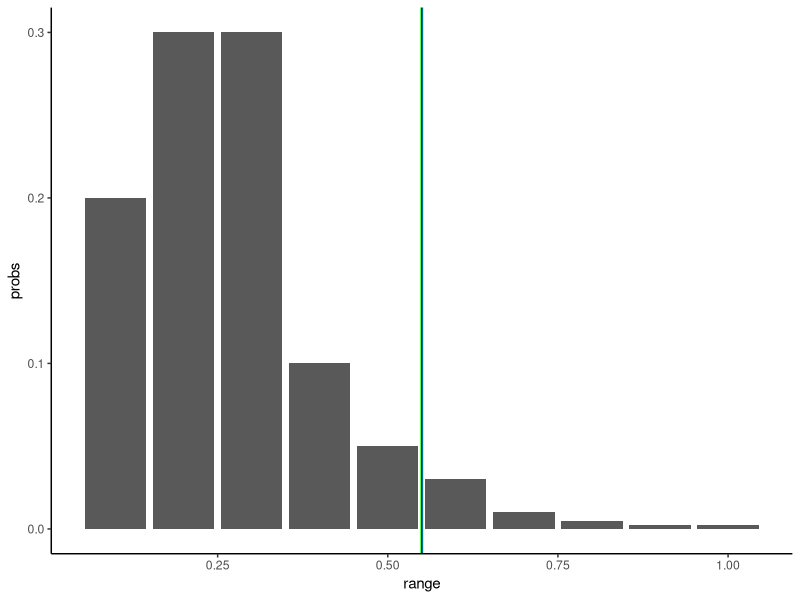
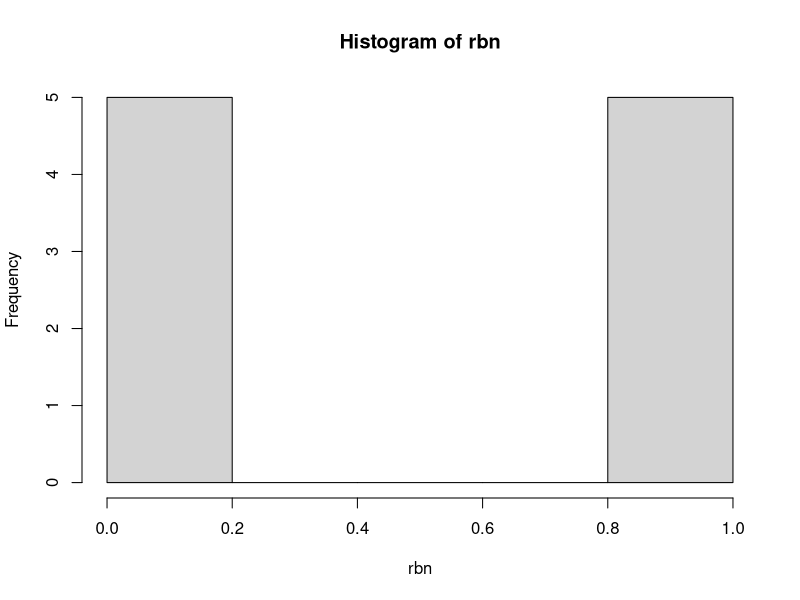
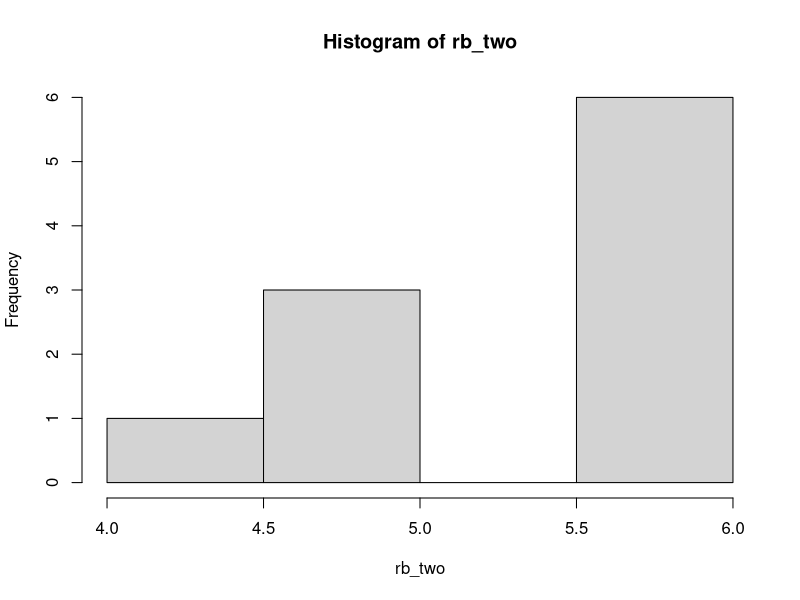
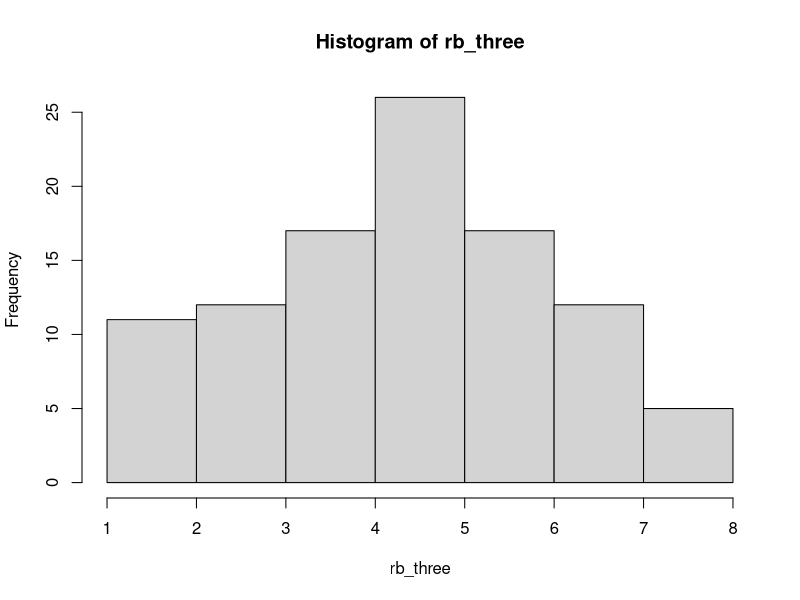
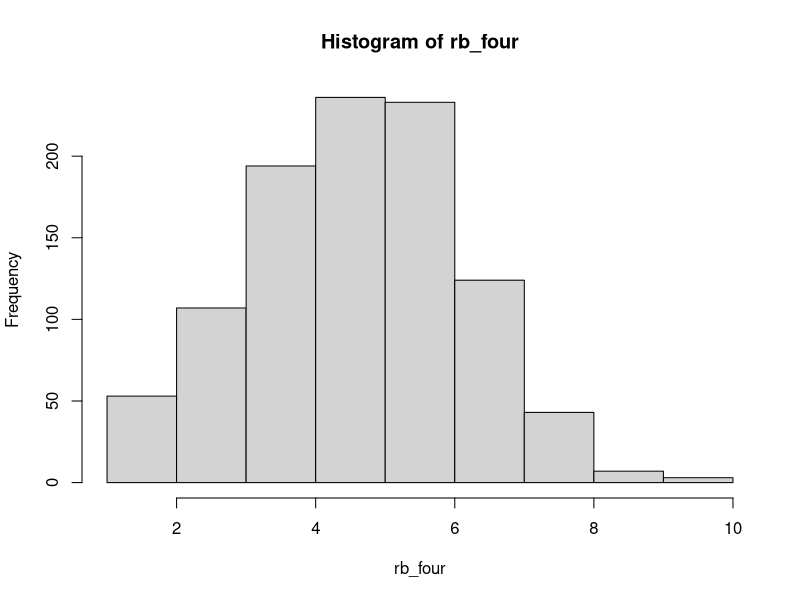
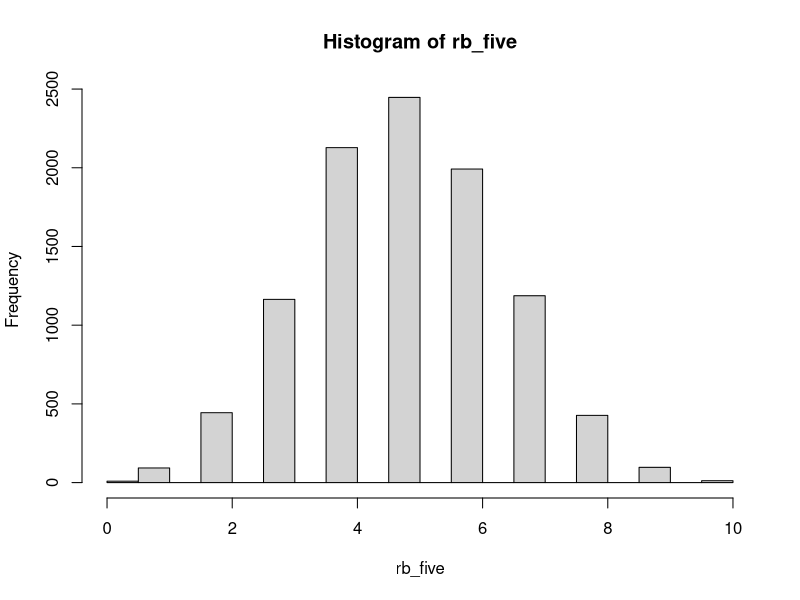
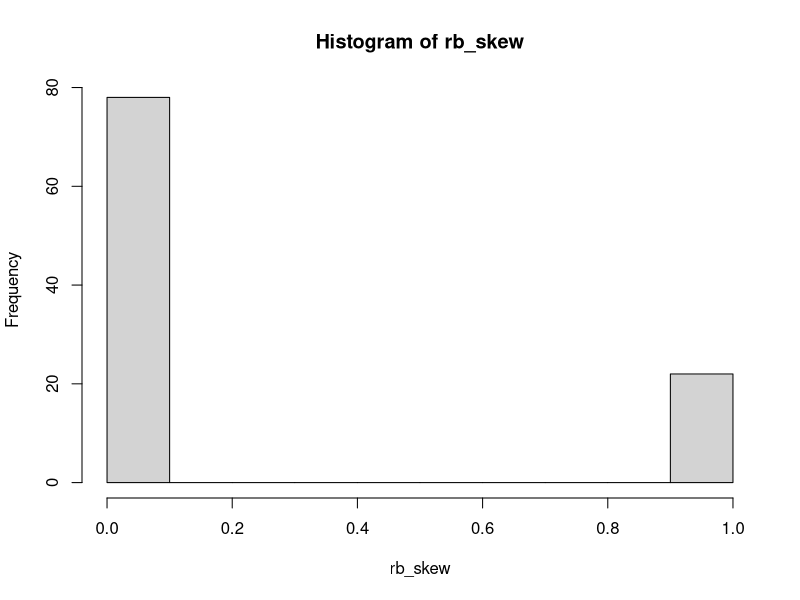
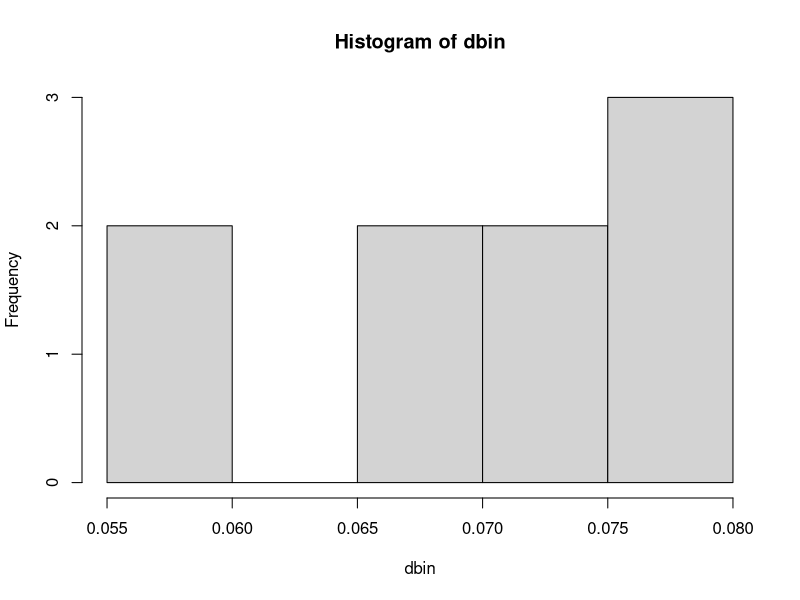

Reproduce these figures in R, in order.

library(tidyverse)
library(scales)

## create your own distribution ####

dist_one <- data.frame(range=c(0.1,0.2,0.3,0.4,0.5,0.6,0.7,0.8,0.9,1),
                       probs=c(0.2,0.3,0.3,0.1,0.05,0.03,0.01,0.005,0.0025,0.0025))

## cumulate probs
dist_one <- dist_one %>% mutate(cumprob=cumsum(probs),
                                exp=range*probs)
summary(dist_one)
sum(dist_one$range)
sum(dist_one$range)/nrow(dist_one)
sum(dist_one$probs)
sum(dist_one$exp)

## issues with the data because it is a 'synthetic' distribution, with probabilities
## specified, rather than complide
ggplot(dist_one, aes(x=range, y=probs))+geom_col()+
  geom_vline(xintercept=mean(dist_one$range), color='green', size=1)+
  geom_vline(xintercept=median(dist_one$range), color='blue')+
  theme_classic()

## generate random numbers based on these probabilities
rand_one <- runif(n=1000, min=0, max=1)

## when i pick a number from 0 to 1, it has the probabilities of being in one of 
## the buckets according to the probability assigned
## like spinning the roulette wheel that is weighted
## for any given spin, the number will show up according to distribution
## for 100 spins
## what is the chance that a random number between 0 and 1 will be in the range?
## 20% chance it will be less than 0.1

## binomial / bernouli ####
## size = number of trials (number of flips of coin, etc)
## n = number of observations (number of times the trials are performed)
## prob = probability of 'success' on each trial
##  - values can be 0 or 1
##  - 'success' = 1
## 1 coin flip, 1 time, number of heads
rb <- rbinom(n=1, size=1, prob=0.5)
## 1 coin flip, 10 times
rbn <- rbinom(n=10, size=1, prob=0.5)
hist(rbn)
## 10 coin flips, 1 time, number of heads
rb_one <- rbinom(n=1, size=10, prob=0.5) 
## 10 coin flips, 10 times, number of heads each time
rb_two <- rbinom(n=10, size=10, prob=0.5)
hist(rb_two) ## skewed due to randomness in small number of observations
## 10 coin flips, 100 times...
rb_three <- rbinom(n=100, size=10, prob=0.5)
hist(rb_three) ## starting to look more normal, with mean around 5
## 1000 times...
rb_four <- rbinom(n=1000, size=10, prob=0.5)
hist(rb_four) ## getting closer!
## 10,000 times flipping a coin 10 times
## most frequent outcome converges on 5 heads ('successes') - and 5 tails
## different outcomes are distributed pretty evenly outward from there
## with very few of either:
## - 0: all tails
## - 10: all heads
rb_five <- rbinom(n=10000, size=10, prob=0.5)
hist(rb_five) ## irresistable -> although note discrete

## with different odds than coin flip
rb_skew <- rbinom(n=100, size=1, prob=0.2)
hist(rb_skew)
sum(rb_skew) ## number of successes

## possible to combine a bunch of these?

## from ?rbinom help
## compute probability of x being < 45 and < 55 for x binomial(100, 0.5)
sum(dbinom(x=46:54, size=100, 0.5))
### my exploration
dbin <- dbinom(x=46:54, size=100, 0.5)
hist(dbin)
sum(dbin)

## Using "log = TRUE" for an extended range :
n <- 2000
k <- seq(0, n, by = 20)
plot (k, dbinom(k, n, pi/10, log = TRUE), type = "l", ylab = "log density",
      main = "dbinom(*, log=TRUE) is better than  log(dbinom(*))")
lines(k, log(dbinom(k, n, pi/10)), col = "red", lwd = 2)
## END of help

## exponential function (decline) ####
exp <- rexp(n=1000, rate=1)
hist(exp)

geo <- rgeom(n=1000, prob=0.5)
hist(geo)

lno <- rlnorm(n=1000, meanlog=0, sdlog=1)
hist(lno)

## none of which answers my question around compiling my own distribution
## combining bernoulli trials with different probabilities (?)

## quantiles: p = vector of probabilities, size=trials, 
## prob=probability of success on each trial
qbinom(p=c(0.5,0.3,0.2,0.1,0.5), size=100, prob=0.5)

## back to start ####
dist_one
## 20% of the time, we want to generate a number 0-1
## 30% of the time, we want to generate a number 1-2
## 305 of the time, generate 2-3...

## 20% of time, number is 0-0.1
## even chance of number being anywhere between 0 and 1
runif(n=1, min=0, max=1)
rbinom(n=1, size=1, prob=0.2)*0.1

test <- (dist_one[1,1]*dist_one[1,2])+(dist_one[2,1]*dist_one[2,2])+
  (dist_one[3,1]*dist_one[3,2])+(dist_one[4,1]*dist_one[4,2])

## simpler approach
dtwo <- data.frame(range=c(0.3,0.6,1),
                   prob=c(0.5,0.3,0.2))
dtwo
ggplot(dtwo, aes(x=range, y=prob))+geom_col()

## 50% of the time number is between 0 and 0.3
## 30% of time between 0.3 and 0.6
## 20% of time between 0.6 and 1
(0.3*0.5)+(0.6*0.3)+(1*0.2)

## generate a number between 0 and 1
runif(n=1, min=0, max=1)
rbinom(n=1, size=10, prob=0.5)
dunif(x=100, min=0, max=1)
punif(q=0.2, min=0, max=1, lower.tail = FALSE)

## I have 10 sided dice
## 5 sides have 3
## 3 sides have 6
## 1 side has 2
## roll the dice once
dice_all <- NULL
for(d in 1:100){
d <- runif(n=1, min=0, max=1)
if(d<=0.5){
  dice=3
} else if(d<=0.8){
  dice=6
} else {dice=10}
dice_all <- c(dice_all,dice)
print(dice)
}
#print(dice_all)
hist(dice_all)

dist_one
dist_one_all <- NULL
for(d in 1:1000){
  d <- runif(n=1, min=0, max=1)
  if(d<=0.2){
    dice=0.1
  } else if(d<=0.5){
    dice=0.2
  } else if(d<=0.8){
    dice=0.3
  } else if(d<=0.9){
    dice=0.4
  } else if(d<=0.95){
    dice=0.5
  } else if(d<=0.98){
    dice=0.6
  } else if(d<=0.99){
    dice=0.7
  } else if(d<=0.995){
    dice=0.8
  } else if(d<=0.9975){
    dice=0.9
  } else {dice=1}
  dist_one_all <- c(dist_one_all, dice)
}
hist(dist_one_all)

dist_one_all <- NULL
for(d in 1:1000){
  d <- runif(n=1, min=0, max=1)
  if(d<=dist_one$cumprob[1]){
    dice=dist_one$range[1]
  } else if(d<=dist_one$cumprob[2]){
    dice=dist_one$range[2]
  } else if(d<=dist_one$cumprob[3]){
    dice=dist_one$range[3]
  } else if(d<=dist_one$cumprob[4]){
    dice=dist_one$range[4]
  } else if(d<=dist_one$cumprob[5]){
    dice=dist_one$range[5]
  } else if(d<=dist_one$cumprob[6]){
    dice=dist_one$range[6]
  } else if(d<=dist_one$cumprob[7]){
    dice=dist_one$range[7]
  } else if(d<=dist_one$cumprob[8]){
    dice=dist_one$range[8]
  } else if(d<=dist_one$cumprob[9]){
    dice=dist_one$range[9]
  } else {dice=1}
  dist_one_all <- c(dist_one_all, dice)
}
hist(dist_one_all)
dist_one_all_df <- data.frame(dist_one_all)
ggplot(dist_one_all_df, aes(x=dist_one_all))+geom_histogram()

## diversion -> density functions ####
## random normal distribution
normt <- rnorm(n=1000, mean=0, sd=1)
## histogram
hist(normt)
## density function for normt distribution -> gives % probability of any point
normd <- dnorm(x=normt, mean=0, sd=1)
## combine normt with density function values in data frame
normnorm <- data.frame(value=normt,
                       prob=normd)
summary(normnorm)
sum(normnorm$prob)
## plot to see density function: normal curve with probabilities on y-axis
plot(normnorm$prob~normnorm$value)
## histogram for values -> normal shape, as expected
hist(normnorm$value)
## histogram for probs -> rises toward ~0.4
hist(normnorm$prob)
## cumulative probability -> arrange values and add up probs
normnorm <- normnorm %>% arrange(value) %>% mutate(
  cumprob=cumsum(prob)
)
## cumulative distribution curve -> as expected, but why numbers so high?
## it is count -> more values, the higher it goes
plot(normnorm$cumprob~normnorm$value)
sum(normnorm$prob)

## to get cumulative probabilities ####

## probability of value below q, where q = std dev
pnorm(q=0, mean=0, sd=1)
pnorm(q=-1, mean=0, sd=1)
pnorm(q=1, mean=0, sd=1)
## probability of value above q
pnorm(q=-1, mean=0, sd=1, lower.tail = FALSE)
pnorm(q=1, mean=0, sd=1, lower.tail=FALSE)
## probability of value between two sds
## 3 examples showing 68% within 1 sd of mean
pnorm(q=1, mean=0, sd=1)-pnorm(q=-1, mean=0, sd=1)
pnorm(q=-1, mean=0, sd=1, lower.tail=FALSE)-pnorm(q=1, mean=0, sd=1, lower.tail = FALSE)
1-pnorm(q=-1, mean=0, sd=1)-pnorm(q=1, mean=0, sd=1, lower.tail=FALSE)
## 95% within 2 sd of mean
pnorm(q=2, mean=0, sd=1)-pnorm(q=-2, mean=0, sd=1)

## gives std dev for a probability
qnorm(p=0.1586553, mean=0, sd=1)
qnorm(p=0.5, mean=0, sd=1)
qnorm(p=0.95, mean=0, sd=1)
qnorm(p=.975, mean=0, sd=1)
qnorm(p=0.68, mean=0, sd=1)

## DICE ####
## for throws of a single die
## - use sample 
## - x = vector of numbers to choose from
## - size = number of items to select (similar to how 'n' is used elsewhere)
## - replace = TRUE because you can roll the same number more than once
die_one <- sample(x=1:6, size=1000, replace=TRUE)
hist(die_one)
die_two <- sample(x=1:6, size=1000, replace=TRUE)
hist(die_two)

dice_roll <- data.frame(die_one,
                        die_two)
dice_roll <- dice_roll %>% mutate(
  combo=die_one+die_two
)

## histogram, with breaks set for x axis
ggplot(dice_roll, aes(x=combo))+
  geom_histogram()+
  scale_x_continuous(breaks = 2:12, expand=c(0,0))+
  scale_y_continuous(expand=c(0,0))+
  theme_classic()

## convert to density plot, although:
## a) density % are too high
## b) add up to way more than 1
ggplot(dice_roll, aes(x=combo))+
  geom_histogram(aes(y=..density..))+
  scale_x_continuous(breaks = 2:12, expand=c(0,0))+
  scale_y_continuous(expand=c(0,0))+
  theme_classic()
## this works, though:
ggplot(dice_roll, aes(x=combo))+
  geom_density()+
  scale_x_continuous(breaks = 2:12, expand=c(0,0))+
  scale_y_continuous(expand=c(0,0))+
  theme_classic()

## tables
table(dice_roll$combo)
prop.table(table(dice_roll$combo))
